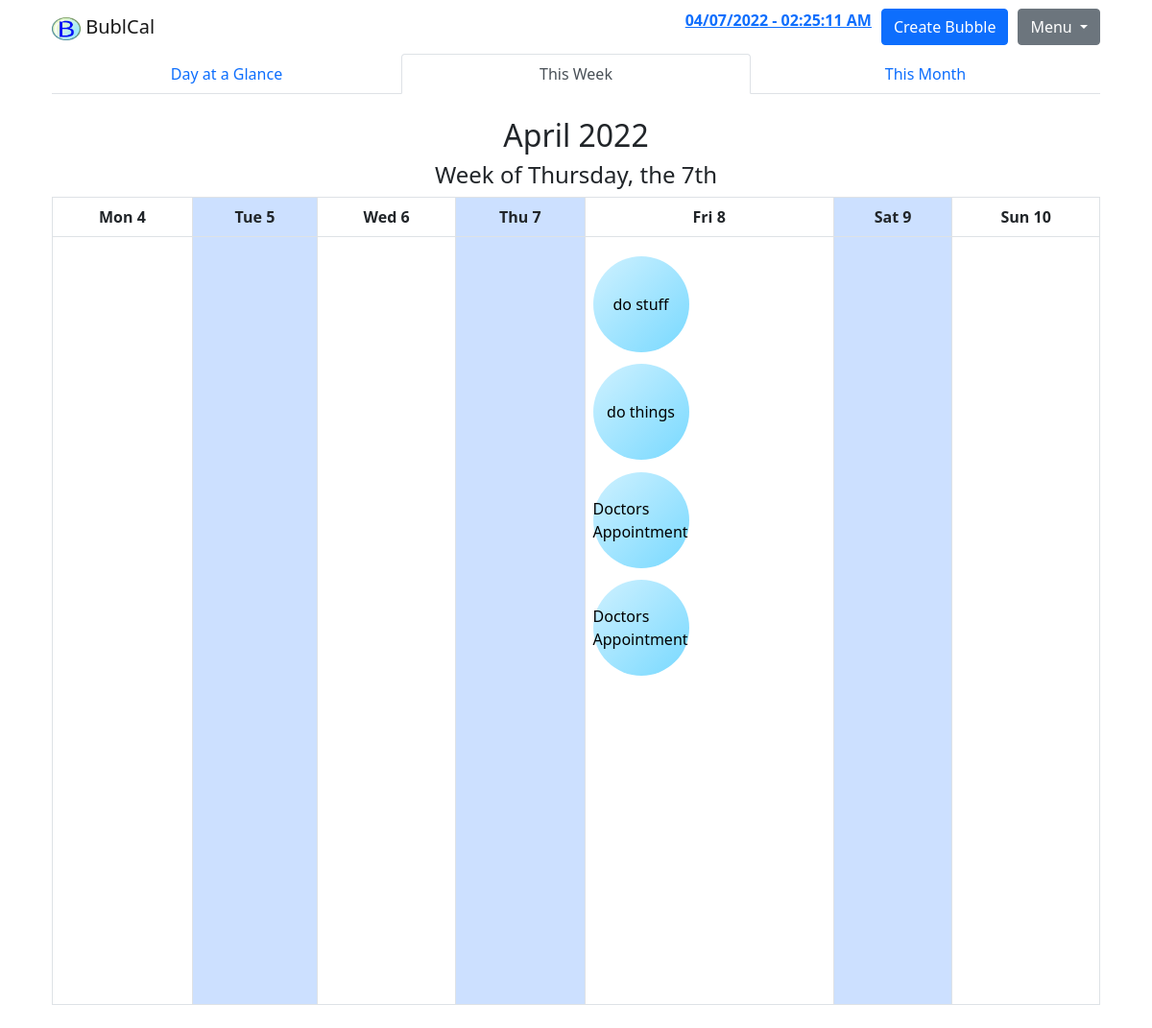
Page /app/weekly/ (signed in) on the earlier database version.
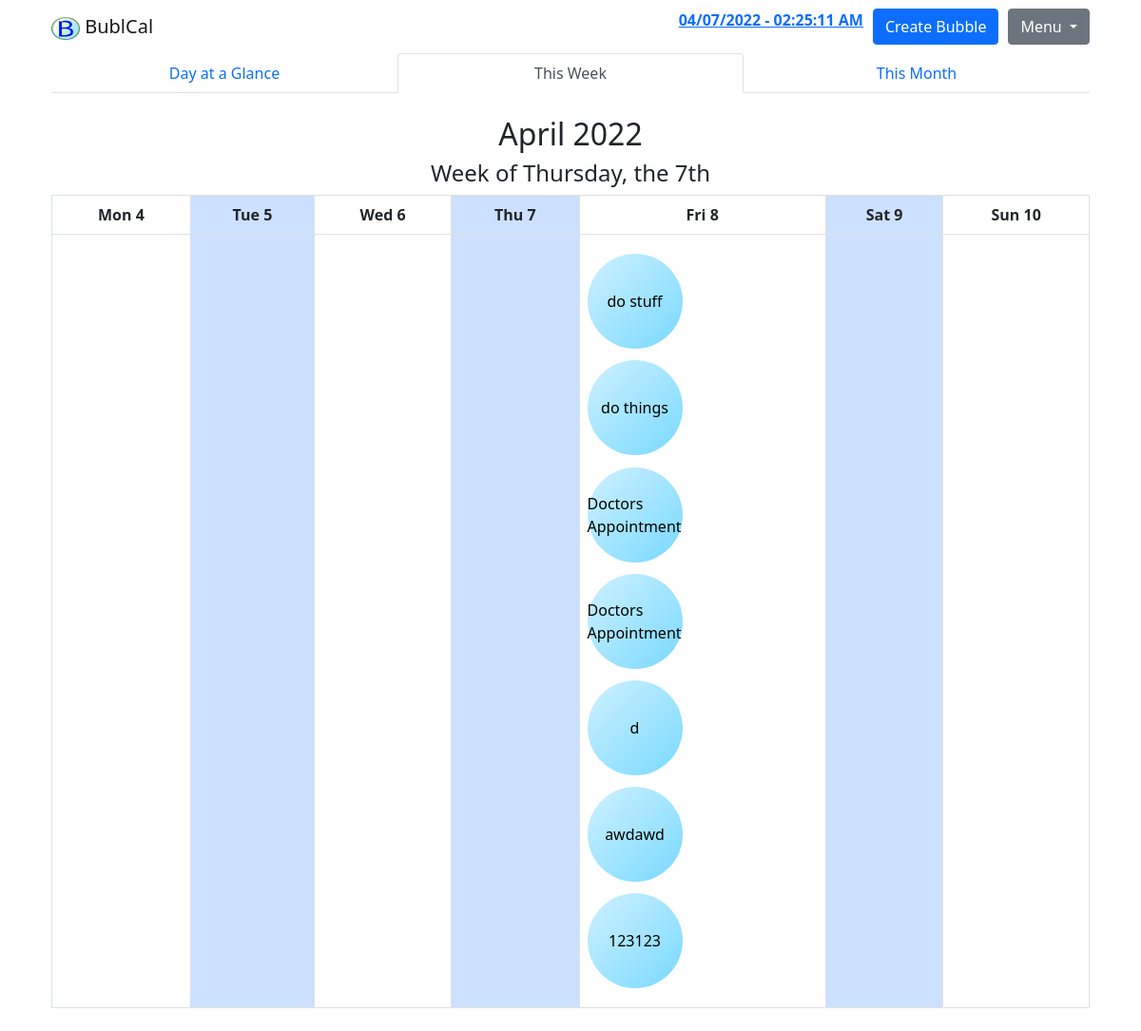
Same page on the later database version.
### app/models.py (models this page shows)
class Bubl(models.Model):
    email = models.ForeignKey(UserData, on_delete=models.CASCADE);
    name = models.CharField(max_length=32);
    note = models.CharField(max_length=32);
    date = models.DateField();
    time = models.TimeField(auto_now=False, auto_now_add=False);
    length = models.IntegerField();

### app/views.py (the view)
# urls.py: path('weekly/',             views.weekly,       name="weekly-view"),
def weekly(request):
    result = bublcal_lib.verifyLogin(request);
    if(not result[0]):
        return redirect("index");
    user = result[1];
    bublcal_lib.timeCheck(user)
    bubls = bublcal_lib.getUserBubbles(user);
    today_name = current_date.day
    day_names = ["Mon", "Tue", "Wed", "Thu", "Fri", "Sat","Sun" ]
    start_date = time.asctime(time.strptime('2022 %d 1' % week_num, '%Y %W %w'))
    start_date = datetime.datetime.strptime(start_date, '%a %b %d %H:%M:%S %Y')
    dates = [int(start_date.strftime('%d').lstrip('0'))]
    for i in range(1, 7):
        day = start_date + datetime.timedelta(days=i)
        date = day.strftime('%d').lstrip('0')
        dates.append(int(date))
    week = dict(zip(day_names, dates))
    def suffix(day):
        if 4 <= day <= 20 or 24 <= day <= 30:
            day = str(day) + "th"
        elif day == 1 or day == 21 or day == 31:
            day = str(day) + "st"
        elif day == 2 or day == 22:
            day = str(day) + "nd"
        elif day == 3 or day == 23:
            day = str(day) + "rd"
        return day
    return render(request, "weekly.html", {
        "loggedIn"  : True,
        "bubls": bubls,
        "day_of_week": day_of_week,
        "day": suffix(today_name),
        "week": week,
        "month_year": month_year,
    })

### app/bublcal_lib.py (called while the page is built)
def verifyLogin(request):
    session = request.session;
    if("email" in session):
        if(session["email"] != None):
            email = session["email"]
            return [True, email];
    return [False, None];

def getUserObject(email):
    for user in UserData.objects.all():
        if(user.email == email):
            return user; # Object found
    return None; # No object found

def getUserBubbles(email):
    user = getUserObject(email);
    if(user == None):
        return None;
    bubls = [];
    for bubl in Bubl.objects.all():
        if(bubl.email.email == email):
            bubls.append(bubl);
    return bubls;

def timeCheck(email):
    user = getUserObject(email)
    if(user == None):
        return False
    for bubl in Bubl.objects.all():
        if bubl.email.email == email:
            if bubl.date == datetime.date.today():
                if bubl.time <= datetime.datetime.now().time():
                    bubl.time = (datetime.datetime.now() + datetime.timedelta(hours=2)).time()
                    bubl.save()
            if bubl.date < datetime.date.today():
                bubl.date = datetime.date.today() + datetime.timedelta(1)
                bubl.save()

### app/templates/weekly.html (shortened to what this page needs)
{% extends "base.html" %}
{% load static %}
{% block content %}
    <div class="container pt-4 pb-2">
        <h2 class="text-center">{{ month_year }}</h2>
        <h4 class="text-center">Week of {{ day_of_week }}, the {{ day }}</h4>
    <div id="week_table" class="container table-responsive">
        <table class="table table-bordered">
            <tr class="weekdays">
                {% for name, date in week.items %}
                    <th class="weekly-th text-center"> {{ name }} {{ date }}</th>
                {% endfor %}
            </tr>
            <tr class="vh-100">
                {% for name, date in week.items %}
                    <td class="weekly-td">
                        {% for bubl in bubls %}
                            {% if bubl.date.day == date %}
                                <div class="bubble">{{bubl.name}}</div>
                            {% endif %}
                        {% endfor %}
                    </td>
                {% endfor %}
            </tr>
        </table>
    </div>
    </div>
{% endblock content %}

### app/templates/base.html (shortened to what this page needs)
{% load static %}
<!DOCTYPE html>
<html lang="en" xmlns="http://www.w3.org/1999/html">
<head>
	<link href="https://cdn.jsdelivr.net/npm/bootstrap@5.1.3/dist/css/bootstrap.min.css" rel="stylesheet"
>
	<link rel="stylesheet" type="text/css" href="{% static 'style.css' %}">
</head>
<body>
	<div class="container-sm">
		{% if loggedIn == True %}
			<nav class="navbar navbar-light" style="background-color:#FFFFFF">
				<div class="container">
					<a class="navbar-brand" href="/app/glance">
						<img src="{% static 'img/logo2.jpg' %}" alt="" width="30" height="24">
						BublCal
					</a>
					<div class="dropdown d-flex justify-content-end">
						<b><a class="dateetime" id='ct7'></a></b>
						<div style="width:10px"></div>
						<button type="button" class="btn btn-primary" data-bs-toggle="modal" data-bs-target="#exampleModal">
							Create Bubble
						</button>
						<div style="width:10px"></div>
						<button class="btn btn-secondary dropdown-toggle" type="button" id="dropdownMenuButton1"
							data-bs-toggle="dropdown" aria-expanded="false">
							Menu
						</button>
					</div>
				</div>
			</nav>
			{% include "nav_tabs.html" %}
		{% endif %}
	</div>
	{% block content %}{% endblock content %}
</body>
</html>

### app/templates/nav_tabs.html
{% load static %}
{% url "glance-view" as daily %}
{% url "weekly-view" as weekly %}
{% url "monthly-view" as monthly %}
<div class="container">
    <ul class="nav nav-tabs nav-justified" id="tabs" role="tablist">
        <li class="nav-item">
            <a
                    id="daily1"
                    class="nav-link {% if request.path == daily %} active {%endif%}"
                    href="{{daily}}">Day at a Glance</a>
        </li>
        <li class="nav-item">
            <a
                    id="weekly1"
                    class="nav-link {% if request.path == weekly %} active {%endif%}"
                    href="{{weekly}}">This Week</a>
        </li>
        <li class="nav-item">
            <a
                    id="monthly1"
                    class="nav-link {% if request.path == monthly %} active {%endif%}"
                    href="{{monthly}}">This Month</a>
        </li>
    </ul>
</div>

### app/static/style.css (style rules this page uses)
.weekly-td:nth-child(even), .weekly-th:nth-child(even) { background-color: #cce0ff; }
.bubble { color: black; background-image: linear-gradient(to bottom right, rgba(207, 241, 255, 1), rgba(120, 217, 255, 1)); border-radius: 50%; display: flex; align-items: center; justify-content: center; width: 100px; height: 100px; margin-top: 5%; margin-bottom: 5%; }

Differences in the rows shown:
added Bubl: name "d"
added Bubl: name "awdawd"
added Bubl: name "123123"
